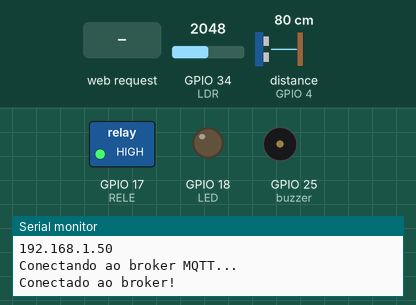
This sketch was run on a simulated ESP32. On the bench: switched loads named in the sketch (green lamp = pin HIGH), output pins drawn as LEDs (lit = HIGH), buzzer (waves = sounding, pin HIGH), the last lines printed to the serial monitor. The test bench sets the inputs (shaded band); at power-on: GPIO 34 (LDR) = 2048, distance to the obstacle (sensor on GPIO 4) 80 cm. The echo pulse lasts 58.3 µs per cm; WiFi joins after 1.5 s; servers stay silent unless stated; no MQTT or app messages arrive unless stated.

Above: at 2.7 s.
2.8 s: HTTP request GET /26/on received
At 4.0 s:
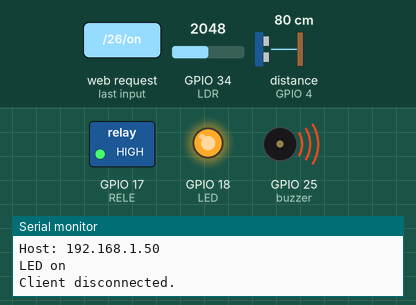
4.3 s: HTTP request GET /26/off received
At 5.4 s:
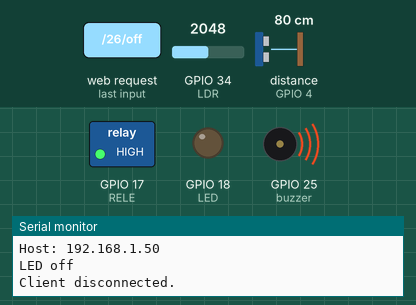
5.8 s: HTTP request GET /27/on received
At 6.5 s:
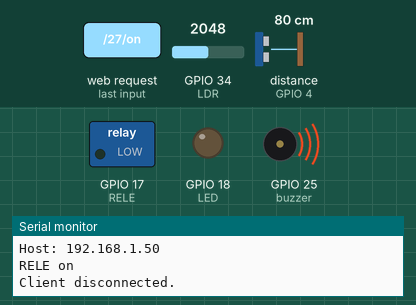
7.3 s: HTTP request GET /26/on received
At 7.6 s:
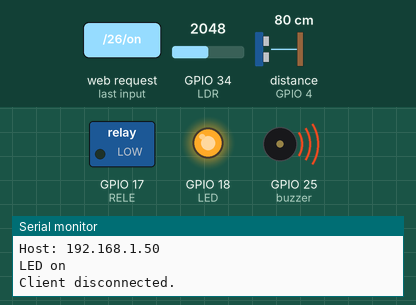
Timing chart, 0 to 9.8 s (numbered marks = the images above; inputs shaded):
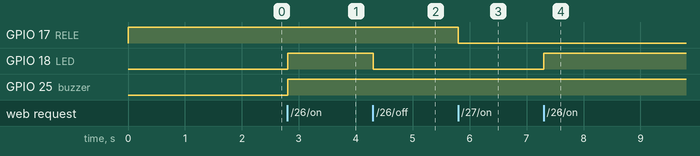

Measured:
- after the input at 2.8 s, GPIO 18 (LED), GPIO 25 (buzzer): LOW → HIGH at once
- after the input at 4.3 s, GPIO 18 (LED): HIGH → LOW at once
- after the input at 5.8 s, GPIO 17 (RELE): HIGH → LOW at once
- after the input at 7.3 s, GPIO 18 (LED): LOW → HIGH at once

The sketch:

WebServer_esp32_with_brokerServer.ino
```cpp
// Load Wi-Fi library
#include <WiFi.h>
#include <PubSubClient.h>
#include <Ultrasonic.h>

// Replace with your network credentials
const char* ssid     = "SSID";
const char* password = "PASSWORD";

// Bluetooth
const char* mqttServer = "mqtt.eclipse.org";
const int mqttPort = 1883;
const char* mqttUser = "abcdefg";
const char* mqttPassword = "123456";

char mensagem[50];

WiFiClient espClient;
PubSubClient client(espClient);

// Set web server port number to 80
WiFiServer server(80);

// Variable to store the HTTP request
String header;

// Auxiliar variables to store the current output state
String estadoLED = "off";
String estadoRELE = "off";
String estadoBUZZER = "off";

// Assign output variables to GPIO pins
const int LED = 18;
const int RELE = 17;
const int LDR = 34;

// LDR
float Luminosidade = 0;

// Buzzer
const int buzzer = 25;

unsigned int distancia = 0;
//conexão dos pinos para o sensor ultrasonico
#define PIN_TRIGGER   5
#define PIN_ECHO      4
//Inicializa o sensor nos pinos definidos acima
Ultrasonic ultrasonic(PIN_TRIGGER, PIN_ECHO);

int getDistance()
{
    //faz a leitura das informacoes do sensor (em cm)
    int distanciaCM;
    long microsec = ultrasonic.timing();
    // pode ser um float ex: 20,42 cm se declarar a var float
    distanciaCM = ultrasonic.convert(microsec, Ultrasonic::CM);

    return distanciaCM;
}

void setup() {
  Serial.begin(9600);
  // Initialize the output variables as outputs
  pinMode(LDR, INPUT);
  pinMode(LED, OUTPUT);
  pinMode(RELE, OUTPUT);
  // Set outputs to LOW
  digitalWrite(LED, LOW);
  digitalWrite(RELE, HIGH);

  // Buzzer
  pinMode(buzzer, OUTPUT);
  digitalWrite(buzzer, LOW);

  // Connect to Wi-Fi network with SSID and password
  Serial.print("Connecting to ");
  Serial.println(ssid);
  WiFi.begin(ssid, password);
  while (WiFi.status() != WL_CONNECTED) {
    delay(500);
    Serial.print("Iniciando conexao com a rede WiFi...");
  }
  // Print local IP address and start web server
  Serial.println("");
  Serial.println("WiFi conectado.");
  Serial.println("Endereço IP: ");
  Serial.println(WiFi.localIP());
  server.begin();
}

void loop(){
  Luminosidade = analogRead(LDR);
  distancia = getDistance();

  // Conexao Bluetooth
  reconectabroker();
  sprintf(mensagem, "LDR %f", Luminosidade);

  client.publish("TOPIC", mensagem);

  WiFiClient client = server.available();   // Listen for incoming clients

  if (client) {                             // If a new client connects,
    Serial.println("New Client.");          // print a message out in the serial port
    String currentLine = "";                // make a String to hold incoming data from the client
    while (client.connected()) {            // loop while the client's connected
      if (client.available()) {             // if there's bytes to read from the client,
        char c = client.read();             // read a byte, then
        Serial.write(c);                    // print it out the serial monitor
        header += c;
        if (c == '\n') {                    // if the byte is a newline character
          // if the current line is blank, you got two newline characters in a row.
          // that's the end of the client HTTP request, so send a response:
          if (currentLine.length() == 0) {
            // HTTP headers always start with a response code (e.g. HTTP/1.1 200 OK)
            // and a content-type so the client knows what's coming, then a blank line:
            client.println("HTTP/1.1 200 OK");
            client.println("Content-type:text/html");
            client.println("Connection: close");
            client.println();

            // Buzzer
            if (Luminosidade >= 1000) {
              digitalWrite(buzzer, HIGH);
              estadoBUZZER = "on";
            } else if (Luminosidade < 1000) {
              digitalWrite(buzzer, LOW);
              estadoBUZZER = "off";
            }

            // turns the GPIOs on and off
            if (header.indexOf("GET /26/on") >= 0) {
              Serial.println("LED on");
              estadoLED = "on";
              digitalWrite(LED, HIGH);
            } else if (header.indexOf("GET /26/off") >= 0) {
              Serial.println("LED off");
              estadoLED = "off";
              digitalWrite(LED, LOW);
            } else if (header.indexOf("GET /27/on") >= 0) {
              Serial.println("RELE on");
              estadoRELE = "on";
              digitalWrite(RELE, LOW);
            } else if (header.indexOf("GET /27/off") >= 0) {
              Serial.println("RELE off");
              estadoRELE = "off";
              digitalWrite(RELE, HIGH);
            }

            // Display the HTML web page
            client.println("<!DOCTYPE html><html>");
            client.println("<head><meta http-equiv='refresh' content='3' name=\"viewport\" content=\"width=device-width, initial-scale=1\">"); // Botar IP Local atual
            client.println("<link rel=\"icon\" href=\"data:,\">");
            // CSS to style the on/off buttons
            // Feel free to change the background-color and font-size attributes to fit your preferences
            client.println("<style>html { font-family: Helvetica; display: inline-block; margin: 0px auto; text-align: center;}");
            client.println(".button { background-color: #4CAF50; border: none; color: white; padding: 16px 40px;");
            client.println("text-decoration: none; font-size: 30px; margin: 2px; cursor: pointer;}");
            client.println(".button2 {background-color: #555555;}</style></head>");

            // Web Page Heading
            client.println("<body><h1>ESP32 Web Server</h1>");

            // Display current state, and ON/OFF buttons for LED
            client.println("<p>LED - Estado " + estadoLED + "</p>");
            // If the estadoLED is off, it displays the ON button
            if (estadoLED=="off") {
              client.println("<p><a href=\"/26/on\"><button class=\"button\">ON</button></a></p>");
            } else {
              client.println("<p><a href=\"/26/off\"><button class=\"button button2\">OFF</button></a></p>");
            }

            // Display current state, and ON/OFF buttons for RELE
            client.println("<p>RELE - Estado " + estadoRELE + "</p>");
            // If the estadoRELE is off, it displays the ON button
            if (estadoRELE=="off") {
              client.println("<p><a href=\"/27/on\"><button class=\"button\">ON</button></a></p>");
            } else {
              client.println("<p><a href=\"/27/off\"><button class=\"button button2\">OFF</button></a></p>");
            }

            // Ultrassonico
            client.println("<p>Ultrassonico valor: " + String(distancia) + "</p>");

            // LDR
            client.println("<p>LDR valor: " + String(Luminosidade) + "</p>");

            client.println("<p>Buzzer - Estado " + estadoBUZZER + "</p>");

            client.println("</body></html>");

            // The HTTP response ends with another blank line
            client.println();
            // Break out of the while loop
            break;
          } else { // if you got a newline, then clear currentLine
            currentLine = "";
          }
        } else if (c != '\r') {  // if you got anything else but a carriage return character,
          currentLine += c;      // add it to the end of the currentLine
        }
      }
    }
    // Clear the header variable
    header = "";
    // Close the connection
    client.stop();
    Serial.println("Client disconnected.");
    Serial.println("");
  }
}

void reconectabroker()
{
  //Conexao ao broker MQTT
  client.setServer(mqttServer, mqttPort);
  while (!client.connected())
  {
    Serial.println("Conectando ao broker MQTT...");
    if (client.connect("ESP32Client", mqttUser, mqttPassword ))
    {
      Serial.println("Conectado ao broker!");
    }
    else
    {
      Serial.print("Falha na conexao ao broker - Estado: ");
      Serial.print(client.state());
      delay(2000);
    }
  }
}
```
